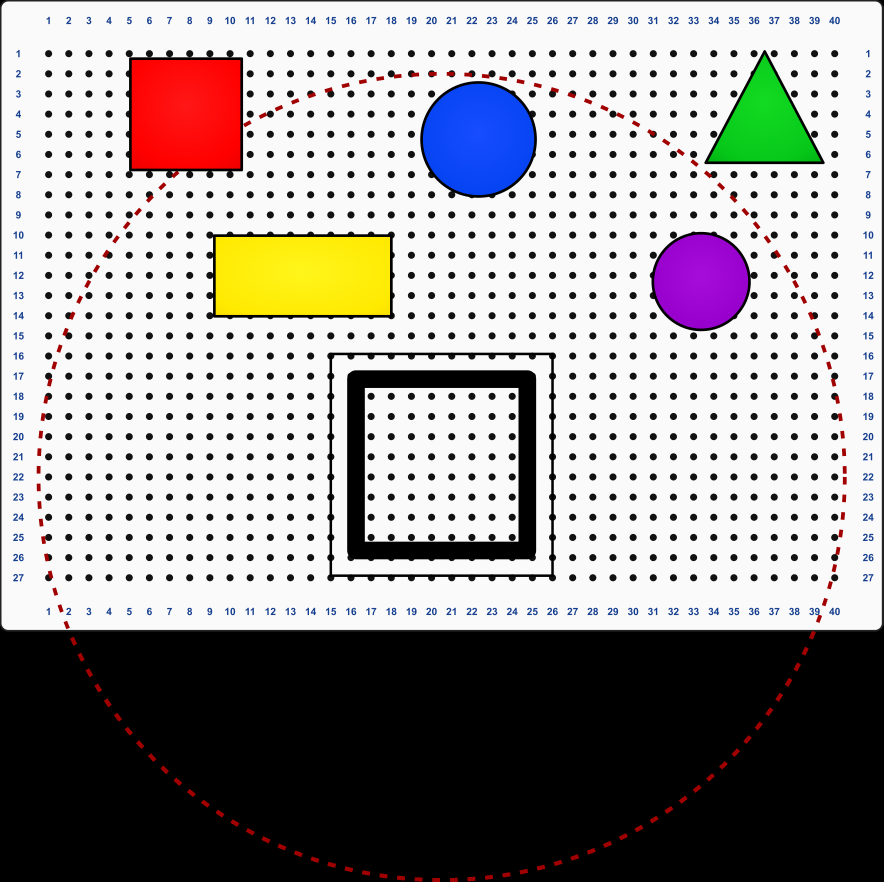
#> input picture projekte/dobot_magician/bilderkennung/arbeitsplatte/bilder/arbeitsplatte.png, 2650 x 2646 px (shown at 1/3 size)
$ python bereichsmaske-beispiel.py
#> lines starting #> are read from the running program, lines starting #| are printed output that depends on the picture; after the words box and inside, x2 and y2 are one past the last pixel; in counts of white or black regions, pixels touching at a corner belong together
from pathlib import Path
import math

import cv2
import numpy as np

bild = cv2.resize(cv2.imread("bilder/arbeitsplatte.png"), None, fx=0.15, fy=0.15, interpolation=cv2.INTER_AREA )
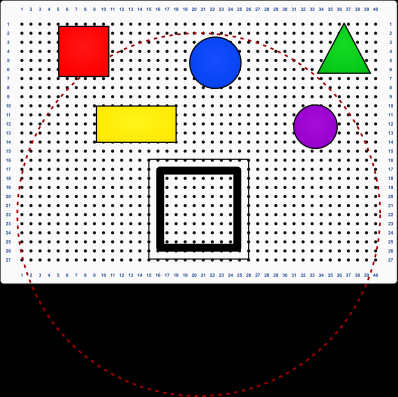
#> bild: shape (397, 398, 3); mean B, G, R 149.5, 150.5, 154.3

hoehe, breite = bild.shape[:2]
#> hoehe = 397; breite = 398
print("Höhe: ",hoehe, "Breite: ",breite)
#| Höhe:  397 Breite:  398

# Ausgeschlossene Bereiche rot überlagern

# Zunächst ist das gesamte Bild erlaubt
bereichsmaske = np.full((hoehe, breite), 255, dtype=np.uint8 )
# einzelne Bereiche ausschließen
cv2.rectangle( bereichsmaske, ( 100, 150), (200, hoehe), 0, -1 )
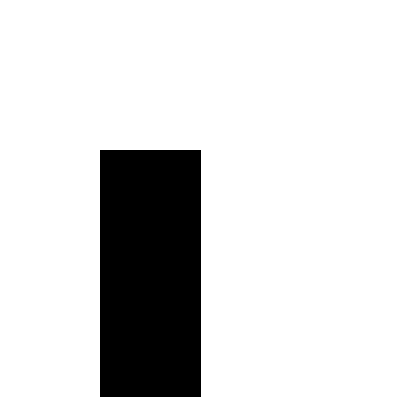
#> bereichsmaske: shape (397, 398); 84.2% white; 1 black region, box (x1, y1, x2, y2) and area: (100, 150, 201, 397) 24947
#cv2.rectangle( bereichsmaske, ( 10, 10), (100, 270), 0, -1 )
#cv2.rectangle( bereichsmaske, (385, 10), (285, 270), 0, -1 )

ueberlagerung = bild.copy()
ausgeschlossen = bereichsmaske == 0

ueberlagerung[ausgeschlossen] = [0, 0, 255]
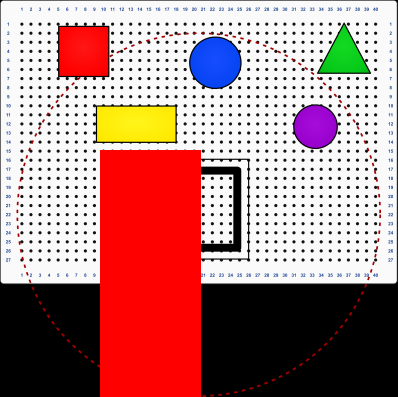
#> ueberlagerung: shape (397, 398, 3); 15.79% of pixels changed, all inside (x1, y1, x2, y2) = (100, 150, 201, 397)

anzeige = cv2.addWeighted(
    bild,
    0.65,
    ueberlagerung,
    0.35,
    0
)


def farbe_bestimmen(farbton):
    if farbton < 10 or farbton >= 170:
        return "Rot"
    if farbton < 40:
        return "Gelb"
    if farbton < 85:
        return "Gruen"
    if farbton < 130:
        return "Blau"
    if farbton < 165:
        return "Violett"
    return "Unbekannt"

ergebnis = bild.copy()
hsv = cv2.cvtColor(bild, cv2.COLOR_BGR2HSV)
#> hsv: shape (397, 398, 3); mean H, S, V 5.5, 18.6, 159.8

farbmaske = cv2.inRange(
    hsv,
    np.array([0, 80, 50]),
    np.array([179, 255, 255])
)
#> farbmaske: shape (397, 398); 7.4% white; 386 white regions (381 under 20 px), largest, box (x1, y1, x2, y2) and area: (97, 106, 176, 142) 2843, (59, 27, 108, 76) 2401, (190, 37, 241, 88) 2018, (294, 105, 337, 148) 1443, (319, 25, 369, 73) 1269

hoehe, breite = bild.shape[:2]

bereichsmaske = np.full(
    (hoehe, breite),
    255,
    dtype=np.uint8
)

# Beispiel: Dobot-Standplatz ausschließen
cv2.rectangle(
    bereichsmaske,
    (245, 265),
    (415, 435),
    0,
    -1
)
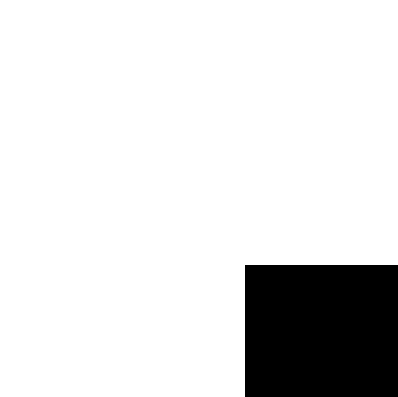
#> bereichsmaske: shape (397, 398); 87.2% white; 1 black region, box (x1, y1, x2, y2) and area: (245, 265, 398, 397) 20196

maske = cv2.bitwise_and(
    farbmaske,
    bereichsmaske
)

kernel = cv2.getStructuringElement(
    cv2.MORPH_ELLIPSE,
    (5, 5)
)

maske = cv2.morphologyEx(
    maske,
    cv2.MORPH_OPEN,
    kernel
)
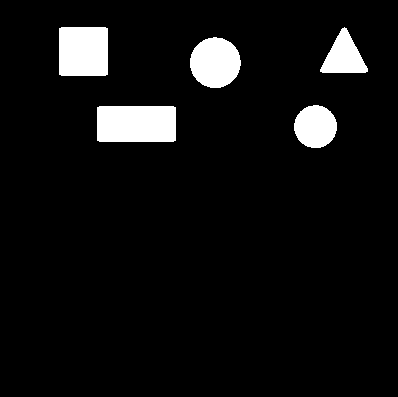
#> maske: shape (397, 398); 6.3% white; 5 white regions

maske = cv2.morphologyEx(
    maske,
    cv2.MORPH_CLOSE,
    kernel
)

konturen, _ = cv2.findContours(
    maske,
    cv2.RETR_EXTERNAL,
    cv2.CHAIN_APPROX_SIMPLE
)
#> konturen = 5 contours; box (x1, y1, x2, y2) and area: (97, 106, 176, 142) 2724, (59, 27, 108, 76) 2298, (190, 37, 241, 88) 1946, (294, 105, 337, 148) 1382, (320, 27, 368, 73) 1182

objekte = []

for kontur in konturen:
    flaeche = cv2.contourArea(kontur)

    if flaeche < 2000:
        continue

    umfang = cv2.arcLength(kontur, True)

    if umfang == 0:
        continue

    naeherung = cv2.approxPolyDP(
        kontur,
        0.02 * umfang,
        True
    )

    ecken = len(naeherung)
    x, y, w, h = cv2.boundingRect(kontur)

    momente = cv2.moments(kontur)

    if momente["m00"] != 0:
        mitte_x = int(momente["m10"] / momente["m00"])
        mitte_y = int(momente["m01"] / momente["m00"])
    else:
        mitte_x = x + w // 2
        mitte_y = y + h // 2

    kreisfoermigkeit = (
        4 * math.pi * flaeche / (umfang * umfang)
    )

    if kreisfoermigkeit > 0.84:
        form = "Kreis"
    elif ecken == 3:
        form = "Dreieck"
    elif ecken == 4:
        verhaeltnis = w / float(h)
        form = (
            "Quadrat"
            if 0.90 <= verhaeltnis <= 1.10
            else "Rechteck"
        )
    else:
        form = "Unbekannt"

    objektmaske = np.zeros(
        maske.shape,
        dtype=np.uint8
    )

    cv2.drawContours(
        objektmaske,
        [kontur],
        -1,
        255,
        -1
    )

    mittlere_hsv_farbe = cv2.mean(
        hsv,
        mask=objektmaske
    )

    farbe = farbe_bestimmen(
        mittlere_hsv_farbe[0]
    )

    objekte.append({
        "kontur": kontur,
        "farbe": farbe,
        "form": form,
        "mitte_x": mitte_x,
        "mitte_y": mitte_y,
        "breite": w,
        "hoehe": h,
        "flaeche": flaeche,
        "umfang": umfang
    })
#> this loop made 5 passes
#> (flaeche, umfang, naeherung, ecken, x, y, w, h) on passes 1, 5: (2724, 223.7, [[97, 107], [99, 141], [175, 140], [173, 106]], 4, 97, 106, 79, 36), (2298, 189.7, [[59, 28], [59, 74], [107, 74], [107, 28]], 4, 59, 27, 49, 49)
#> flaeche on passes 2 to 4: 1382, 1946.5, 1182.5
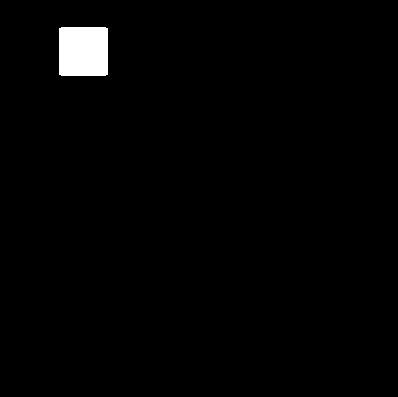
#> objektmaske: shape (397, 398); 1.5% white; 1 white region, box (x1, y1, x2, y2) and area: (59, 27, 108, 76) 2393
#> after the loop, objekte = 2 items

objekte.sort(
    key=lambda objekt: objekt["mitte_x"]
)

print()
print("AUSWERTUNG DER ARBEITSPLATTE")
print("=" * 92)
print(
    f'{"Nr.":>3} '
    f'{"Farbe":<10} '
    f'{"Form":<12} '
    f'{"Mitte x":>8} '
    f'{"Mitte y":>8} '
    f'{"Breite":>8} '
    f'{"Hoehe":>8} '
    f'{"Flaeche":>10}'
)
print("-" * 92)

for nummer, objekt in enumerate(objekte, start=1):
    print(
        f'{nummer:>3} '
        f'{objekt["farbe"]:<10} '
        f'{objekt["form"]:<12} '
        f'{objekt["mitte_x"]:>8} '
        f'{objekt["mitte_y"]:>8} '
        f'{objekt["breite"]:>8} '
        f'{objekt["hoehe"]:>8} '
        f'{objekt["flaeche"]:>10.1f}'
    )
#> this loop made 2 passes
#> nummer on passes 1 to 2: 1, 2
#|   1 Rot        Quadrat            83       51       49       49     2298.0
#|   2 Gelb       Rechteck          136      123       79       36     2724.0

print("-" * 92)
print(f"Anzahl erkannter Objekte: {len(objekte)}")
#| Anzahl erkannter Objekte: 2

cv2.imshow("Überlagerung", ueberlagerung)
cv2.imshow("Maske", maske)
cv2.imshow("Original", bild)


anzeige = cv2.addWeighted(bild, 0.65, ueberlagerung, 0.15, 0)
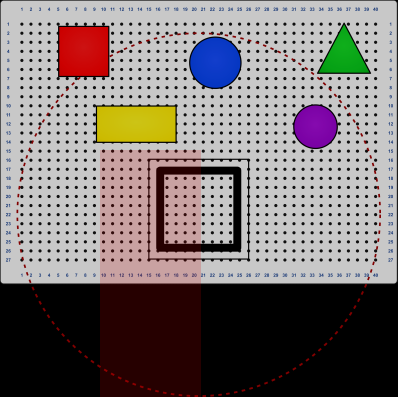
#> anzeige: shape (397, 398, 3); mean B, G, R 117, 117.7, 126.8

cv2.waitKey(0)
cv2.destroyAllWindows()

$ run again, with projekte/dobot_magician/bilderkennung/arbeitsplatte/bilder/bild-auswerten_referenzbild-erweitert.py.png copied over projekte/dobot_magician/bilderkennung/arbeitsplatte/bilder/arbeitsplatte.png
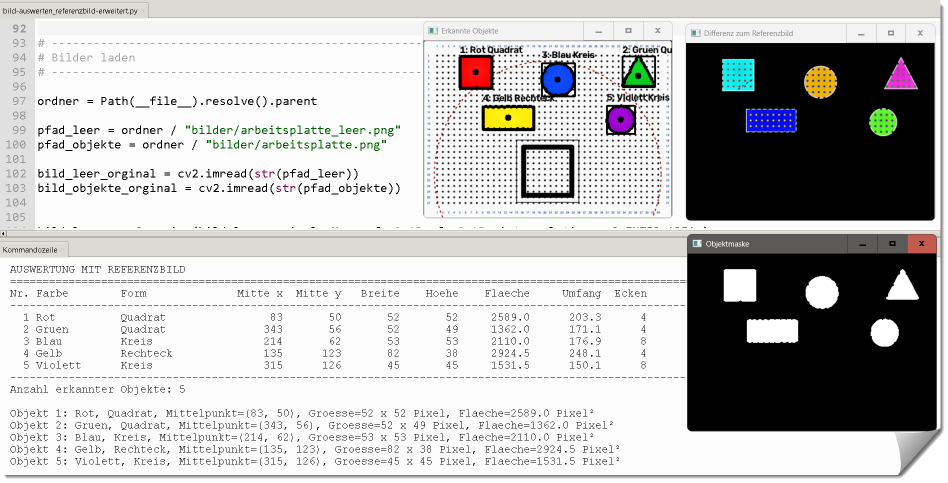
#> input picture projekte/dobot_magician/bilderkennung/arbeitsplatte/bilder/bild-auswerten_referenzbild-erweitert.py.png, 1896 x 965 px (shown at 1/2 size)
#| Höhe:  145 Breite:  284
#> bereichsmaske: shape (145, 284); every value is 255
#> hsv: shape (145, 284, 3); mean H, S, V 5.6, 5.6, 192.4
#> `farbmaske = cv2.inRange( hsv, np.array([0, 80, 50]), np.array([179, 25..`:
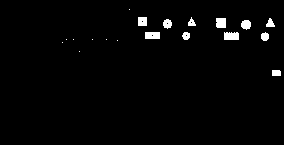
#> farbmaske: shape (145, 284); 1.9% white; 19 white regions (8 under 20 px), largest, box (x1, y1, x2, y2) and area: (224, 32, 239, 40) 113, (145, 32, 160, 39) 104, (216, 18, 226, 28) 98
#> konturen = 10 contours, 1 with area under 20; largest, box (x1, y1, x2, y2) and area: (224, 32, 239, 40) 87, (216, 18, 226, 28) 75, (145, 32, 160, 39) 66, (241, 20, 251, 30) 61, (138, 17, 147, 26) 56
#> the loop `for kontur in konturen:` made 10 passes
#> flaeche on passes 1 to 8: 34, 10, 42, 87, 66, 25, 61, 44
#> after the loop `for kontur in konturen:`: objekte = []
#| Anzahl erkannter Objekte: 0
#> `anzeige = cv2.addWeighted(bild, 0.65, ueberlagerung, 0.15, 0)`:
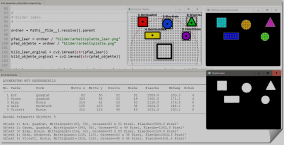
#> anzeige: shape (145, 284, 3); mean B, G, R 151.7, 152.1, 152.3

$ run again, with projekte/dobot_magician/bilderkennung/arbeitsplatte/bilder/bildauswertung-erweitert.py.png copied over projekte/dobot_magician/bilderkennung/arbeitsplatte/bilder/arbeitsplatte.png
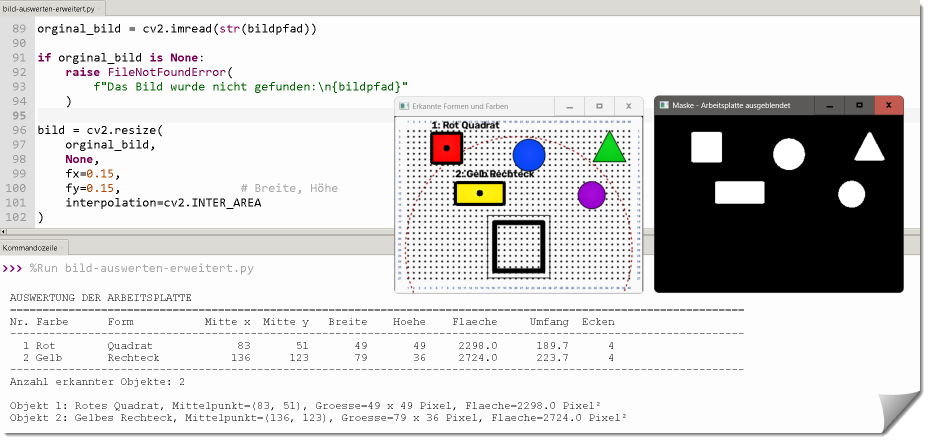
#> input picture projekte/dobot_magician/bilderkennung/arbeitsplatte/bilder/bildauswertung-erweitert.py.png, 1855 x 881 px (shown at 1/2 size)
#| Höhe:  132 Breite:  278
#> bereichsmaske: shape (132, 278); every value is 255
#> hsv: shape (132, 278, 3); mean H, S, V 5, 3.9, 213.9
#> `farbmaske = cv2.inRange( hsv, np.array([0, 80, 50]), np.array([179, 25..`:
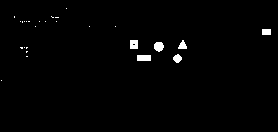
#> farbmaske: shape (132, 278); 1.2% white; 27 white regions (21 under 20 px), largest, box (x1, y1, x2, y2) and area: (137, 55, 151, 61) 84, (154, 42, 164, 52) 78, (130, 40, 138, 49) 70, (173, 54, 182, 63) 56, (262, 29, 271, 35) 54, (178, 40, 187, 49) 52
#> konturen = 6 contours; box (x1, y1, x2, y2) and area: (154, 42, 164, 52) 62, (137, 55, 151, 61) 59, (130, 40, 138, 49) 46, (173, 54, 182, 63) 42, (262, 29, 271, 35) 34, (179, 42, 186, 49) 26
#> the loop `for kontur in konturen:` made 6 passes
#> flaeche on passes 1 to 6: 59, 42, 26, 62, 46, 34
#> after the loop `for kontur in konturen:`: objekte = []
#| Anzahl erkannter Objekte: 0
#> `anzeige = cv2.addWeighted(bild, 0.65, ueberlagerung, 0.15, 0)`:
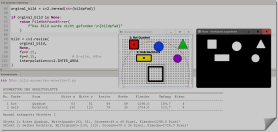
#> anzeige: shape (132, 278, 3); mean B, G, R 169.1, 169.5, 170.1
